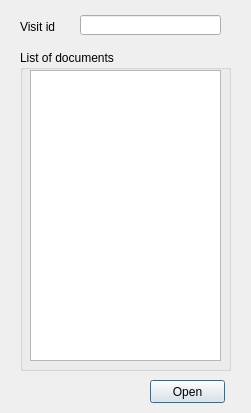
<?xml version="1.0" encoding="UTF-8"?>
<ui version="4.0">
 <class>dlg_visit_document</class>
 <widget class="QDialog" name="dlg_visit_document">
  <property name="geometry">
   <rect>
    <x>0</x>
    <y>0</y>
    <width>251</width>
    <height>413</height>
   </rect>
  </property>
  <property name="windowTitle">
   <string>Load documents</string>
  </property>
  <widget class="QPushButton" name="btn_open">
   <property name="geometry">
    <rect>
     <x>150</x>
     <y>380</y>
     <width>75</width>
     <height>23</height>
    </rect>
   </property>
   <property name="text">
    <string>Open</string>
   </property>
  </widget>
  <widget class="QGroupBox" name="groupBox_2">
   <property name="geometry">
    <rect>
     <x>20</x>
     <y>50</y>
     <width>211</width>
     <height>321</height>
    </rect>
   </property>
   <property name="title">
    <string>List of documents</string>
   </property>
   <widget class="QListWidget" name="tbl_list_doc">
    <property name="geometry">
     <rect>
      <x>10</x>
      <y>20</y>
      <width>191</width>
      <height>291</height>
     </rect>
    </property>
    <property name="sortingEnabled">
     <bool>true</bool>
    </property>
   </widget>
  </widget>
  <widget class="QLineEdit" name="visit_id">
   <property name="geometry">
    <rect>
     <x>80</x>
     <y>15</y>
     <width>141</width>
     <height>20</height>
    </rect>
   </property>
  </widget>
  <widget class="QLabel" name="lbl_visit_id">
   <property name="geometry">
    <rect>
     <x>20</x>
     <y>20</y>
     <width>47</width>
     <height>13</height>
    </rect>
   </property>
   <property name="text">
    <string>Visit id</string>
   </property>
  </widget>
 </widget>
 <resources/>
 <connections/>
</ui>
